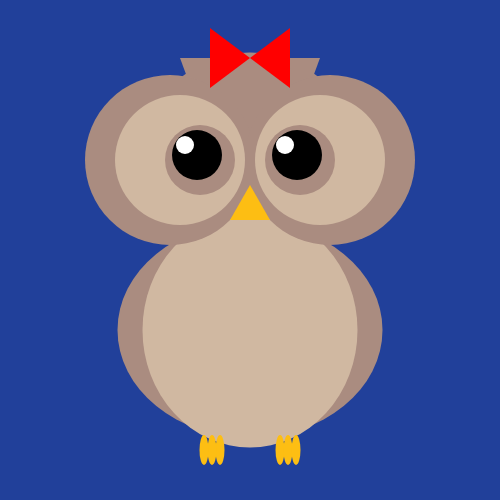
Frame 1 (no input)
Frame 60 (no input): identical to frame 1, image omitted
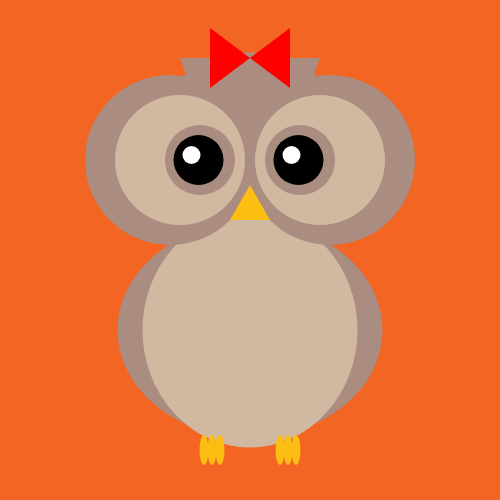
Frame 120 (the mouse pressed at the canvas centre since frame 60)

The p5.js sketch that drew these frames (run headless with seeded random() and noise() and a simulated clock; from frame 60 on, the mouse is pressed at the canvas centre):

// p5.js sketch
// ── sketch.js

var center = 250;
var bodyY = 330;
var bodyW = 215;
var faceH = 170;
var eyeY = 160;
var eyeW = 170;
var eyeH = 170;
var legY = 450;

var backgroundColor = '#21409a';

var mapX = 0;
var mapY = 0;

function setup() {

    createCanvas(500,500);
    //background(33,64,154);
    
    noStroke();
    
    
}

function draw() {

    background (backgroundColor);
    
    mapX = map(mouseX,0,width,-3,0);
    mapY = map (mouseY,0,height,-5,5);
    
    mapX2 = map(mouseX,0,width,-10,3);
    mapY2 = map (mouseY,0,height,-10,10);
    
    mapX3 = map(mouseX,0,width,-20,-7);
    mapY3 = map (mouseY,0,height,-10,10);
    
    
  
    //HEAD
      
   fill(170,140,128);
   ellipse (center,bodyY - (faceH),bodyW, 215);    
   
   //EAR
   triangle (center+28,58,center+70,58,center+60,85);
   triangle (center-28,58,center-70,58,center-60,85); 
        
    
  //BODY  
  fill (170,140,128); //dark brown
  ellipse (center,330,265,215);   
  
  fill (208,184,161); //light brown
  ellipse (center,330,215,235);
    
//EYES
    //EYE1
    fill(170,140,128);
    ellipse (center-80,eyeY,eyeW,eyeH);
    
    fill(208,184,161);
    ellipse(center-70, eyeY,130,130);
    
    fill(170,140,128);
    ellipse (center-50,eyeY,70,70);
    
    fill("black");
    ellipse (center-50+mapX,eyeY+mapY,50,50);
    
    fill ("white");
    ellipse (center-55+mapX2, eyeY-5+mapY2,18,18);
    
    //EYE2
     fill(170,140,128);
    ellipse (center+80,eyeY,eyeW,eyeH);
    
    fill(208,184,161);
    ellipse(center+70, eyeY,130,130);
    
    fill(170,140,128);
    ellipse (center+50,eyeY,70,70);
    
    fill("black");
    ellipse (center+50+mapX,eyeY+mapY,50,50);
    
    fill ("white");
    ellipse (center+55+mapX3, eyeY-5+mapY2,18,18);
    
    //BOW
    fill("red");
    triangle (center,58, center-40, 58-30, center-40, 58+30 );
    triangle (center,58, center+40, 58-30, center+40, 58+30 );
    
    
    //NOSE
    fill ("#fdbe13"); //yellow
    triangle (center,eyeY+25, center-20, eyeY+60, center+20,eyeY+60)
    
    //LEGS
    
        //LEG1
    ellipse (center-30, legY, 9,30)
    ellipse (center-38, legY, 9,30)
    ellipse (center-46, legY, 9,30)

    
     //LEG1
    ellipse (center+30, legY, 9,30)
    ellipse (center+38, legY, 9,30)
    ellipse (center+46, legY, 9,30)

}



function mousePressed (){
  

    backgroundColor = '#f26522';
    
}


function mouseReleased (){
    
    backgroundColor = '#21409a';
    
}

// ── sketch (axd438@miami.edu 2).js

var center = 250;
var bodyY = 330;
var bodyW = 215;
var faceH = 170;
var eyeY = 160;
var eyeW = 170;
var eyeH = 170;



function setup() {

    createCanvas(500,500);
    background(33,64,154);
    
    noStroke();
    
    
}

function draw() {

  
    //HEAD
      
   fill(170,140,128);
   ellipse (center,bodyY - faceH, faceH, bodyW)    
        
    
  //BODY  
  fill (170,140,128); //dark brown
  ellipse (center,330,265,215);   
  
  fill (208,184,161); //light brown
  ellipse (center,330,215,235);
    
//EYES
    //EYE1
    fill(170,140,128);
    ellipse (center-85,eyeY,eyeW,eyeH);
    
    fill(208,184,161);
    ellipse(center-75, eyeY,130,130);
    
    fill(170,140,128);
    ellipse (center-55,eyeY,70,70);
    
    fill("black");
    ellipse (center-55,eyeY,50,50);
    
    //EYE2
     fill(170,140,128);
    ellipse (center+85,eyeY,eyeW,eyeH);
    
    fill(208,184,161);
    ellipse(center+75, eyeY,130,130);
    
    fill(170,140,128);
    ellipse (center+55,eyeY,70,70);
    
    fill("black");
    ellipse (center+55,eyeY,50,50);
    


}
// ── sketch (axd438@miami.edu 3).js

var center = 250;
var bodyY = 330;
var bodyW = 215;
var faceH = 170;
var eyeY = 160;
var eyeW = 170;
var eyeH = 170;
var legY = 450;

var backgroundColor = '#21409a';

var mapX = 0;

function setup() {

    createCanvas(500,500);
    //background(33,64,154);
    
    noStroke();
    
    
}

function draw() {

    background (backgroundColor);
    
    mapX = map(mouseX,0,width,-10,-2);
    mapY = map (mouseY,0,height,-10,5);
    
    mapX2 = map(mouseX,0,width,-18,-2);
    mapY2 = map (mouseY,0,height,-16,13);
    
    
  
    //HEAD
      
   fill(170,140,128);
   ellipse (center,bodyY - (faceH),bodyW, 215);    
   
   //EAR
   triangle (center+28,58,center+70,58,center+60,85);
   triangle (center-28,58,center-70,58,center-60,85); 
        
    
  //BODY  
  fill (170,140,128); //dark brown
  ellipse (center,330,265,215);   
  
  fill (208,184,161); //light brown
  ellipse (center,330,215,235);
    
//EYES
    //EYE1
    fill(170,140,128);
    ellipse (center-80,eyeY,eyeW,eyeH);
    
    fill(208,184,161);
    ellipse(center-70, eyeY,130,130);
    
    fill(170,140,128);
    ellipse (center-50,eyeY,70,70);
    
    fill("black");
    ellipse (center-50+mapX,eyeY+mapY,50,50);
    
    fill ("white");
    ellipse (center-55+mapX2, eyeY-5+mapY2,18,18);
    
    //EYE2
     fill(170,140,128);
    ellipse (center+80,eyeY,eyeW,eyeH);
    
    fill(208,184,161);
    ellipse(center+70, eyeY,130,130);
    
    fill(170,140,128);
    ellipse (center+50,eyeY,70,70);
    
    fill("black");
    ellipse (center+50+mapX,eyeY+mapY,50,50);
    
    fill ("white");
    ellipse (center+55+mapX, eyeY-5+mapY,18,18);
    
    //BOW
    fill("red");
    triangle (center,58, center-40, 58-30, center-40, 58+30 );
    triangle (center,58, center+40, 58-30, center+40, 58+30 );
    
    
    //NOSE
    fill ("#fdbe13"); //yellow
    triangle (center,eyeY+25, center-20, eyeY+60, center+20,eyeY+60)
    
    //LEGS
    
        //LEG1
    ellipse (center-30, legY, 9,30)
    ellipse (center-38, legY, 9,30)
    ellipse (center-46, legY, 9,30)

    
     //LEG1
    ellipse (center+30, legY, 9,30)
    ellipse (center+38, legY, 9,30)
    ellipse (center+46, legY, 9,30)

}



function mousePressed (){
  

    backgroundColor = '#f26522';
    
}


function mouseReleased (){
    
    backgroundColor = '#21409a';
    
}

// ── sketch (axd438@miami.edu 4).js

var center = 250;
var bodyY = 330;
var bodyW = 215;
var faceH = 170;
var eyeY = 160;
var eyeW = 170;
var eyeH = 170;
var legY = 450;

var backgroundColor = '#21409a';

var mapX = 0;

function setup() {

    createCanvas(500,500);
    //background(33,64,154);
    
    noStroke();
    
    
}

function draw() {

    background (backgroundColor);
    
    mapX = map(mouseX,0,width,-10,-2);
    mapY = map (mouseY,0,height,-10,5);
    
    mapX2 = map(mouseX,0,width,-15,-2);
    mapY2 = map (mouseY,0,height,-15,13);
    
    
  
    //HEAD
      
   fill(170,140,128);
   ellipse (center,bodyY - (faceH),bodyW, 215);    
   
   //EAR
   triangle (center+28,58,center+70,58,center+60,85);
   triangle (center-28,58,center-70,58,center-60,85); 
        
    
  //BODY  
  fill (170,140,128); //dark brown
  ellipse (center,330,265,215);   
  
  fill (208,184,161); //light brown
  ellipse (center,330,215,235);
    
//EYES
    //EYE1
    fill(170,140,128);
    ellipse (center-80,eyeY,eyeW,eyeH);
    
    fill(208,184,161);
    ellipse(center-70, eyeY,130,130);
    
    fill(170,140,128);
    ellipse (center-50,eyeY,70,70);
    
    fill("black");
    ellipse (center-50+mapX,eyeY+mapY,50,50);
    
    fill ("white");
    ellipse (center-55+mapX2, eyeY-5+mapY2,18,18);
    
    //EYE2
     fill(170,140,128);
    ellipse (center+80,eyeY,eyeW,eyeH);
    
    fill(208,184,161);
    ellipse(center+70, eyeY,130,130);
    
    fill(170,140,128);
    ellipse (center+50,eyeY,70,70);
    
    fill("black");
    ellipse (center+50+mapX,eyeY+mapY,50,50);
    
    fill ("white");
    ellipse (center+55+mapX, eyeY-5+mapY,18,18);
    
    //BOW
    fill("red");
    triangle (center,58, center-40, 58-30, center-40, 58+30 );
    triangle (center,58, center+40, 58-30, center+40, 58+30 );
    
    
    //NOSE
    fill ("#fdbe13"); //yellow
    triangle (center,eyeY+25, center-20, eyeY+60, center+20,eyeY+60)
    
    //LEGS
    
        //LEG1
    ellipse (center-30, legY, 9,30)
    ellipse (center-38, legY, 9,30)
    ellipse (center-46, legY, 9,30)

    
     //LEG1
    ellipse (center+30, legY, 9,30)
    ellipse (center+38, legY, 9,30)
    ellipse (center+46, legY, 9,30)

}



function mousePressed (){
  

    backgroundColor = '#f26522';
    
}


function mouseReleased (){
    
    backgroundColor = '#21409a';
    
}

// ── sketch (axd438@miami.edu 5).js

var center = 250;
var bodyY = 330;
var bodyW = 215;
var faceH = 170;
var eyeY = 160;
var eyeW = 170;
var eyeH = 170;
var legY = 450;

var backgroundColor = '#21409a';

var mapX = 0;

function setup() {

    createCanvas(500,500);
    //background(33,64,154);
    
    noStroke();
    
    
}

function draw() {

    background (backgroundColor);
    
    mapX = map(mouseX,0,width,-10,-2);
    mapY = map (mouseY,0,height,-10,5);
    
    mapX2 = map(mouseX,0,width,-15,-2);
    mapY2 = map (mouseY,0,height,-15,13);
    
    
  
    //HEAD
      
   fill(170,140,128);
   ellipse (center,bodyY - (faceH),bodyW, 215);    
   
   //EAR
   triangle (center+28,58,center+70,58,center+60,85);
   triangle (center-28,58,center-70,58,center-60,85); 
        
    
  //BODY  
  fill (170,140,128); //dark brown
  ellipse (center,330,265,215);   
  
  fill (208,184,161); //light brown
  ellipse (center,330,215,235);
    
//EYES
    //EYE1
    fill(170,140,128);
    ellipse (center-80,eyeY,eyeW,eyeH);
    
    fill(208,184,161);
    ellipse(center-70, eyeY,130,130);
    
    fill(170,140,128);
    ellipse (center-50,eyeY,70,70);
    
    fill("black");
    ellipse (center-50+mapX,eyeY+mapY,50,50);
    
    fill ("white");
    ellipse (center-55+mapX2, eyeY-5+mapY2,18,18);
    
    //EYE2
     fill(170,140,128);
    ellipse (center+80,eyeY,eyeW,eyeH);
    
    fill(208,184,161);
    ellipse(center+70, eyeY,130,130);
    
    fill(170,140,128);
    ellipse (center+50,eyeY,70,70);
    
    fill("black");
    ellipse (center+50+mapX,eyeY+mapY,50,50);
    
    fill ("white");
    ellipse (center+55+mapX2, eyeY-5+mapY2,18,18);
    
    //BOW
    fill("red");
    triangle (center,58, center-40, 58-30, center-40, 58+30 );
    triangle (center,58, center+40, 58-30, center+40, 58+30 );
    
    
    //NOSE
    fill ("#fdbe13"); //yellow
    triangle (center,eyeY+25, center-20, eyeY+60, center+20,eyeY+60)
    
    //LEGS
    
        //LEG1
    ellipse (center-30, legY, 9,30)
    ellipse (center-38, legY, 9,30)
    ellipse (center-46, legY, 9,30)

    
     //LEG1
    ellipse (center+30, legY, 9,30)
    ellipse (center+38, legY, 9,30)
    ellipse (center+46, legY, 9,30)

}



function mousePressed (){
  

    backgroundColor = '#f26522';
    
}


function mouseReleased (){
    
    backgroundColor = '#21409a';
    
}

// ── sketch (axd438@miami.edu).js

var center = 250;
var bodyY = 330;
var bodyW = 215;
var faceH = 170;
var eyeX = 170;
var eyeY = 160;
var eyeW = 170;
var eyeH = 170;

function setup() {

    createCanvas(500,500);
    background(33,64,154);
    
    noStroke();
    
    
}

function draw() {

  
    //HEAD
      
   fill(170,140,128);
   ellipse (center,bodyY - faceH, faceH, bodyW)    
        
    
  //BODY  
  fill (170,140,128); //dark brown
  ellipse (center,330,265,215);   
  
  fill (208,184,161); //light brown
  ellipse (center,330,215,235);
    
//EYES
    fill(170,140,128);
    ellipse (eyeX,eyeY,eyeW,eyeH);
    
    


}
